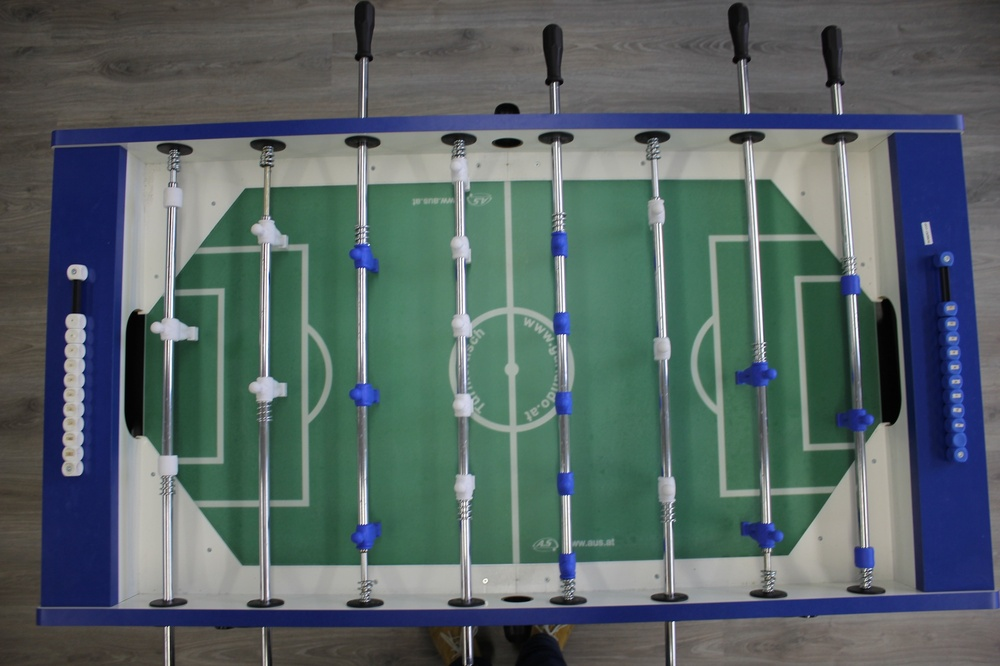
#> input picture original.jpg, 1000 x 666 px, shrunk from 2000 x 1333 before the run
$ python canny.py original.jpg   (Python 2 division)   (older library calls are emulated)
#> lines starting #> are read from the running program, lines starting #| are printed output that depends on the picture; after the words box and inside, x2 and y2 are one past the last pixel; in counts of white or black regions, pixels touching at a corner belong together
import os
import sys
import math
import collections
import itertools
import heapq

import numpy as np
import scipy.ndimage
from PIL import Image
import skimage.filter
import skimage
import matplotlib.pyplot as plt
from skimage.morphology import label, closing, square
import cv2

CV_FILLED = -1


def flatten(l):
    for el in l:
        if isinstance(el, collections.Iterable) and not isinstance(el, basestring):
            for sub in flatten(el):
                yield sub
        else:
            yield el


def show_image(image, **kwargs):
    plt.figure(figsize=(8, 4))
    plt.imshow(image, **kwargs)
    plt.show()


def threshold(image):
    thresh = thresh = skimage.filter.threshold_otsu(image)
    bw = closing(image > thresh, square(3))
    return bw


def split_to_RGB(number, path_to_img):
    """ Split image into RGB channels """

    img = Image.open(path_to_img)
    img.convert('RGBA')
    r, g, b = img.split()
    return r


def find_corners(contours):
    print 'contours:', contours
    coordinates = [(i[0][0], i[0][1]) for i in contours]
    coordinates.sort()
    reverse_coordinates = [(y, x) for x, y in coordinates]
    reverse_coordinates.sort()

    point1 = coordinates[0]
    point2 = coordinates[-1]
    point3 = reverse_coordinates[0][1], reverse_coordinates[0][0]
    point4 = reverse_coordinates[-1][1], reverse_coordinates[-1][0]

    return point1, point2, point3, point4


def find_table_ends(points):
    """Find two shortest lines between points. These two lines are the ends
    of the table."""
    combinations = itertools.combinations(points, 2)
    ends = heapq.nsmallest(2, combinations, key=lambda p: math.sqrt((p[1][0] - p[0][0])**2 + (p[1][1] - p[0][1])**2))
    return ends


def main():
    file_name = sys.argv[1]
    img = cv2.imread(file_name)
#> img is the input picture: shape (666, 1000, 3); mean B, G, R 100.9, 100, 85.8
    im = np.array(img)
    hsv_im = cv2.cvtColor(im, cv2.COLOR_BGR2HSV)
#> hsv_im: shape (666, 1000, 3); mean H, S, V 68.6, 70.5, 110.8

    bw = cv2.inRange(hsv_im, np.array([80, 50, 50], np.uint8), np.array([130, 255, 255], np.uint8))
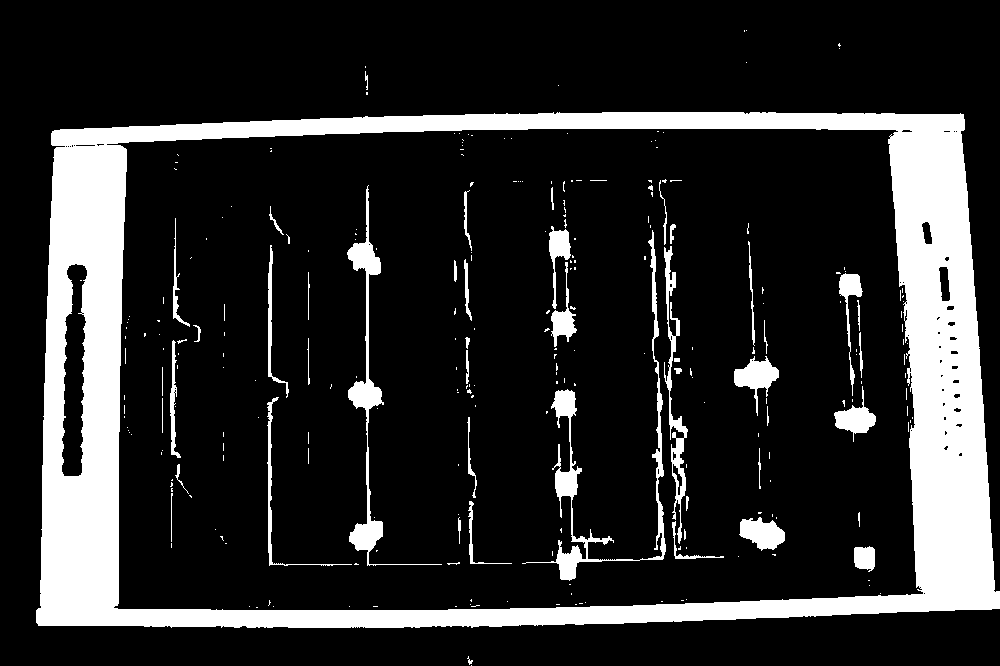
#> bw: shape (666, 1000); 17.5% white; 267 white regions (220 under 20 px), largest, box (x1, y1, x2, y2) and area: (36, 112, 1000, 628) 97014, (522, 230, 666, 581) 3792, (347, 185, 442, 566) 3150
    cv2.imwrite('range.jpg', bw)

    non_zero_pixels = cv2.findNonZero(bw)
#> non_zero_pixels = contour of 116533 points, box (x1, y1, x2, y2) (36, 30, 1000, 666), area 57919


    corners = find_corners(non_zero_pixels)
#> (printed output is left out)
#> in find_corners, `coordinates = [(i[0][0], i[0][1]) for i in contours]`: coordinates = 116533 items
#> in find_corners, `point1 = coordinates[0]`: point1 = (36, 610)
#> in find_corners, `point2 = coordinates[-1]`: point2 = (999, 608)
#> in find_corners, `point3 = reverse_coordinates[0][1], reverse_coordinates[0][0]`: point3 = (744, 30)
#> in find_corners, `point4 = reverse_coordinates[-1][1], reverse_coordinates[-1][0]`: point4 = (471, 665)
#> corners = ((36, 610), (999, 608), (744, 30), (471, 665))
    ends = find_table_ends(corners)
#> in find_table_ends, `ends = heapq.nsmallest(2, combinations, key=lambda p: math.sqrt((p[1][..`: ends = [((36, 610), (471, 665)), ((999, 608), (471, 665))]

    for end in ends:
        cv2.line(img, end[0], end[1], (0, 0, 255), 5)
#> this loop made 2 passes
#> end on passes 1 to 2: ((36, 610), (471, 665)), ((999, 608), (471, 665))
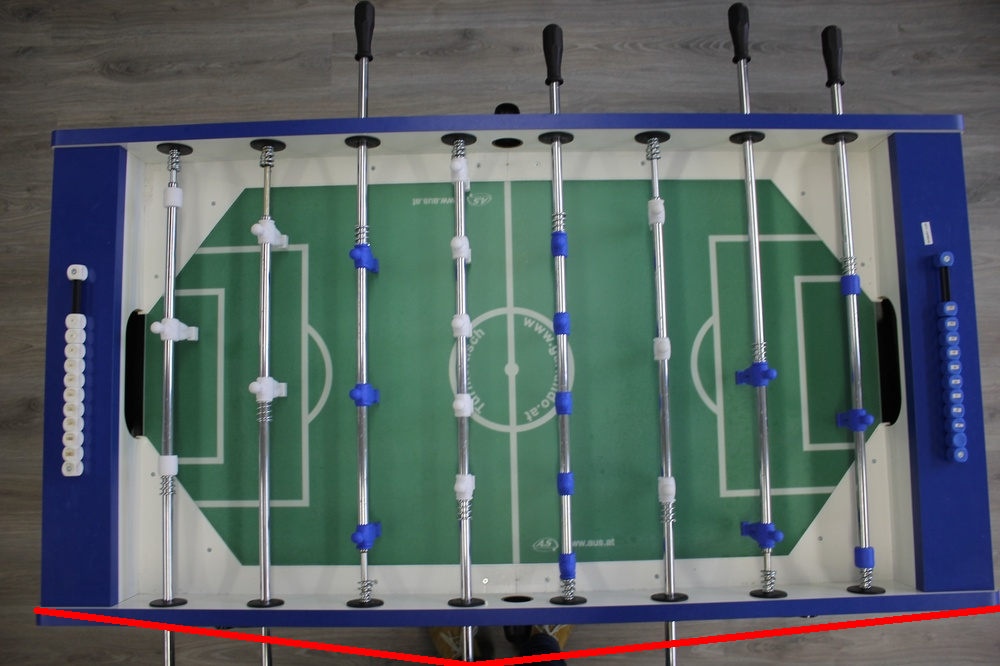
#> img: shape (666, 1000, 3); 1% of pixels changed, all inside (x1, y1, x2, y2) = (33, 605, 1000, 666)

    for point in find_corners(non_zero_pixels):
#> (printed output is left out)
        print 'corner:', point
        cv2.circle(img, tuple(point), 30, (255, 0, 0))
#> this loop made 4 passes
#| corner: (36, 610)
#| corner: (999, 608)
#| corner: (744, 30)
#| corner: (471, 665)
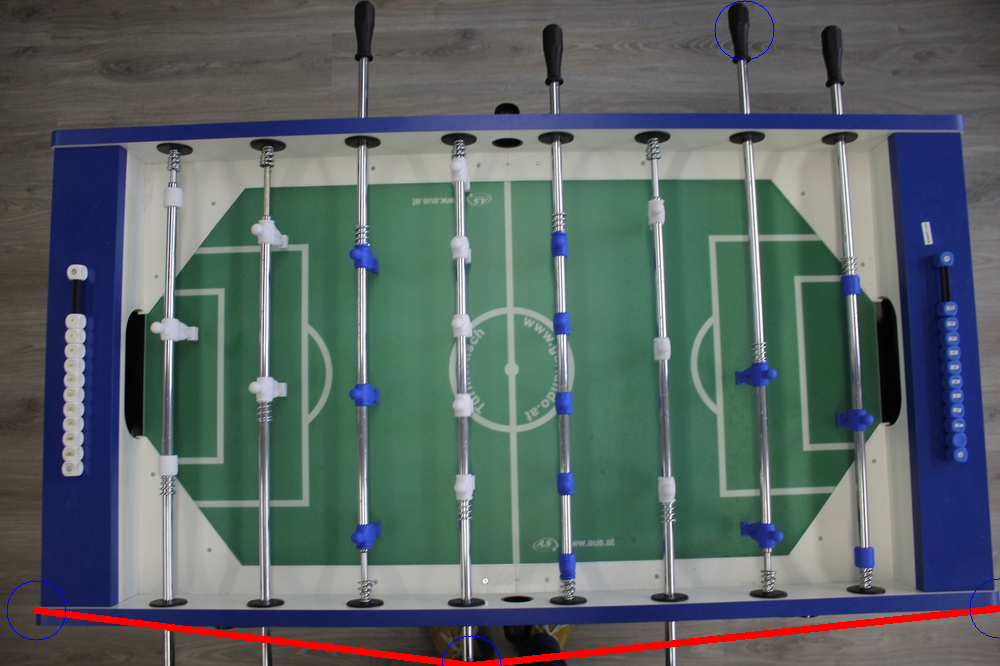
#> img: shape (666, 1000, 3); 0.08% of pixels changed, all inside (x1, y1, x2, y2) = (6, 0, 1000, 666)

    cv2.imwrite('output2.jpg', img)


if __name__ == '__main__':
    main()

$ run again, on crop1.jpg
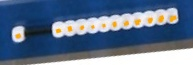
#> input picture crop1.jpg, 193 x 65 px
#> in main, img is the input picture: shape (65, 193, 3); mean B, G, R 137.6, 111.1, 91.4
#> hsv_im: shape (65, 193, 3); mean H, S, V 88.4, 127.7, 143.1
#> in main, `bw = cv2.inRange(hsv_im, np.array([80, 50, 50], np.uint8), np.array([1..`:
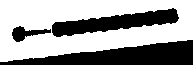
#> bw: shape (65, 193); 62.2% white; 3 black regions, box (x1, y1, x2, y2) and area: (0, 40, 193, 65) 2716, (52, 8, 179, 37) 1738, (12, 26, 51, 42) 284
#> non_zero_pixels = contour of 7807 points, box (x1, y1, x2, y2) (0, 0, 193, 62), area 4668
#> (printed output is left out)
#> coordinates = 7807 pairs, first value 0 to 192, second value 0 to 61
#> reverse_coordinates = 7807 pairs, first value 0 to 61, second value 0 to 192
#> point1 = (0, 0)
#> point2 = (192, 39)
#> point3 = (0, 0)
#> point4 = (7, 61)
#> corners = ((0, 0), (192, 39), (0, 0), (7, 61))
#> in find_table_ends, `ends = heapq.nsmallest(2, combinations, key=lambda p: math.sqrt((p[1][..`: ends = [((0, 0), (0, 0)), ((0, 0), (7, 61))]
#> the loop in main, `for end in ends:` made 2 passes
#> end on passes 1 to 2: ((0, 0), (0, 0)), ((0, 0), (7, 61))
#> (printed output is left out)
#> the loop in main, `for point in find_corners(non_zero_pixels):` made 4 passes
#> (printed output is left out)
#> after the loop in main, `for point in find_corners(non_zero_pixels):`:
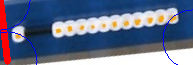
#> img: shape (65, 193, 3); mean B, G, R 135.5, 107.6, 97.4
